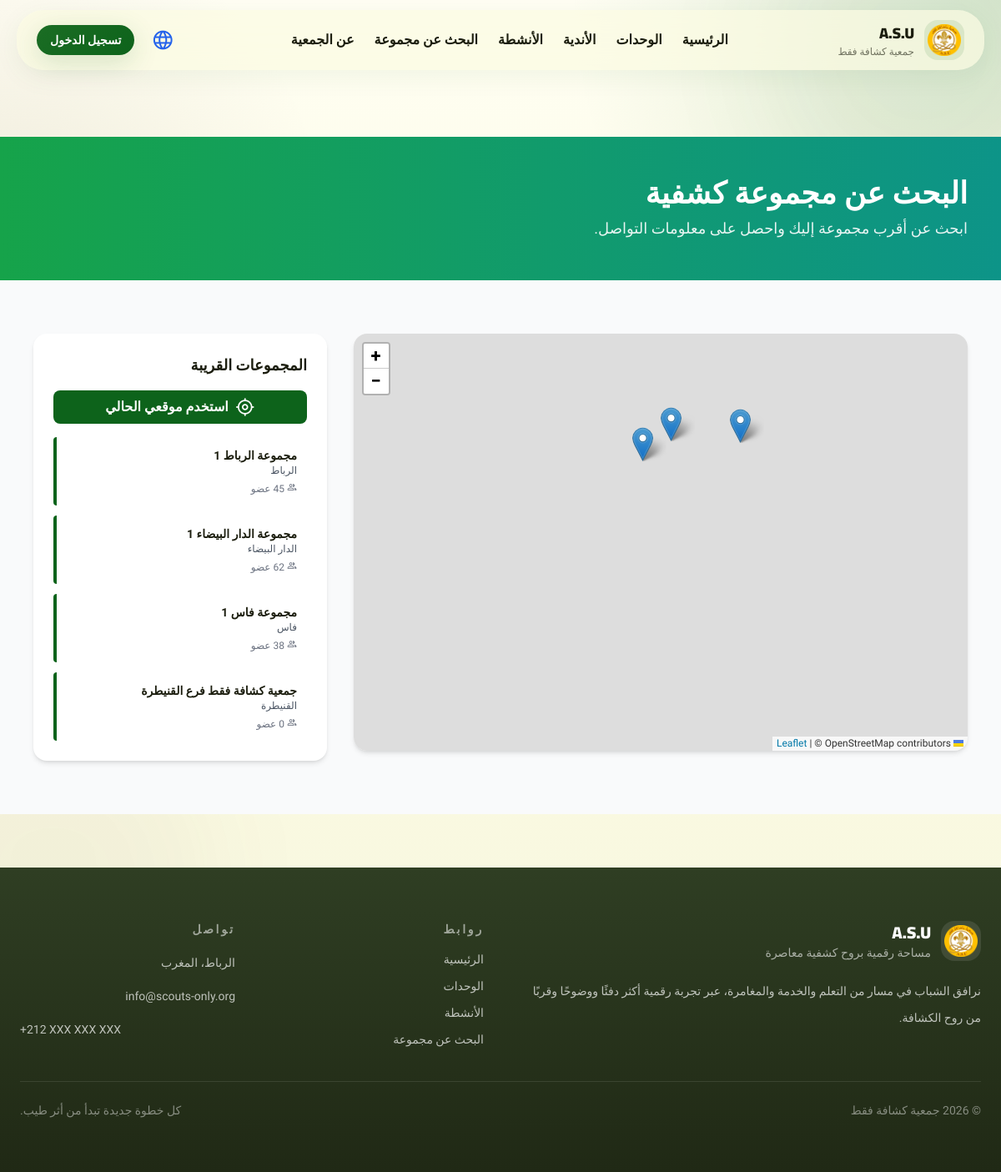
Screenshot of /find-group with the database file from the repository.
### models.py (models this page shows)
class Group(db.Model):
    __tablename__ = 'groups'
    id = db.Column(db.String(36), primary_key=True, default=lambda: str(uuid.uuid4()))
    name = db.Column(db.String(120), nullable=False)
    city_ar = db.Column(db.String(100), nullable=False)
    city_en = db.Column(db.String(100), nullable=False)
    latitude = db.Column(db.Float, nullable=False)
    longitude = db.Column(db.Float, nullable=False)
    address = db.Column(db.Text)
    phone = db.Column(db.String(20))
    email = db.Column(db.String(120))
    leader_name = db.Column(db.String(120))
    leader_phone = db.Column(db.String(20))
    members_count = db.Column(db.Integer, default=0)
    units_active = db.Column(db.String(200))  # CSV of unit types
    created_at = db.Column(db.DateTime, default=datetime.utcnow)
    updated_at = db.Column(db.DateTime, default=datetime.utcnow, onupdate=datetime.utcnow)
    def to_dict(self):
        return {
            'id': self.id,
            'name': self.name,
            'city': {
                'ar': self.city_ar,
                'en': self.city_en
            },
            'latitude': self.latitude,
            'longitude': self.longitude,
            'address': self.address,
            'phone': self.phone,
            'email': self.email,
            'leader_name': self.leader_name,
            'leader_phone': self.leader_phone,
            'members_count': self.members_count,
            'units_active': self.units_active
        }

### app.py (the view)
@app.route('/find-group')
def find_group():
    groups = Group.query.all()
    groups_json = [group.to_dict() for group in groups]
    return render_template('find_group.html', groups=groups_json)

### app.py (called while the page is built)
def get_locale():
    supported = app.config['BABEL_SUPPORTED_LOCALES']
    lang = request.args.get('lang')
    if lang in supported:
        return lang
    lang = session.get('lang')
    if lang in supported:
        return lang
    return request.accept_languages.best_match(supported) or app.config['BABEL_DEFAULT_LOCALE']

@app.before_request
def persist_requested_locale():
    lang = request.args.get('lang')
    if lang in app.config['BABEL_SUPPORTED_LOCALES']:
        session['lang'] = lang

@app.context_processor
def inject_locale():
    return {
        'get_locale': get_locale,
        'translate_field': get_translated_field,
        'current_lang': get_locale(),
        'supported_langs': app.config['BABEL_SUPPORTED_LOCALES']
    }

### templates/find_group.html (shortened to what this page needs)
{% extends "base.html" %}
{% set page = ui.get(current_lang, ui['ar']) %}
{% block extra_head %}
<link rel="stylesheet" href="https://unpkg.com/leaflet@1.9.4/dist/leaflet.css" />
{% endblock %}
{% block content %}
<section class="bg-gradient-to-r from-green-600 to-teal-600 py-12 text-white">
    <div class="mx-auto max-w-6xl px-4">
        <h1 class="mb-2 text-4xl font-black">{{ page.page_title }}</h1>
        <p class="text-lg opacity-90">{{ page.page_copy }}</p>
    </div>
</section>
<section class="bg-gray-50 py-16">
    <div class="mx-auto max-w-6xl px-4">
        <div class="grid gap-8 md:grid-cols-3">
            <div class="md:col-span-2">
                <div class="overflow-hidden rounded-2xl bg-white shadow-md">
                    <div id="map" style="height: 500px;"></div>
                </div>
            </div>
            <div>
                <div class="sticky top-20 rounded-2xl bg-white p-6 shadow-md">
                    <h2 class="mb-4 text-lg font-bold">{{ page.nearby_groups }}</h2>
                    <button onclick="getUserLocation()" class="mb-4 flex w-full items-center justify-center gap-2 rounded-lg bg-primary py-2 font-bold text-white transition-colors hover:bg-primary/90">
                        <span class="material-symbols-outlined">my_location</span>
                        {{ page.use_location }}
                    </button>
                    <div id="groups-list" class="max-h-96 space-y-3 overflow-y-auto">
                        {% for group in groups %}
                        <div class="cursor-pointer rounded border-l-4 border-primary p-3 hover:bg-gray-50" onclick="highlightGroup('{{ group.id }}')">
                            <h3 class="text-sm font-bold">{{ group.name }}</h3>
                            <p class="text-xs text-gray-600">{{ group.city.ar if group.city is mapping else group.city_ar }}</p>
                            <p class="mt-1 text-xs text-gray-500">
                                <span class="material-symbols-outlined text-xs">people</span>
                                {{ group.members_count }} {{ page.members }}
                            </p>
                        </div>
                        {% endfor %}
                    </div>
                </div>
            </div>
        </div>
    </div>
</section>
{% endblock %}

### static/css/styles.css (style rules this page uses)
body { font-family: 'Cairo', sans-serif; }

### templates/base.html (style rules this page uses)
:root { --primary: #0d631b; --primary-container: #2e7d32; --secondary: #77574d; --surface: #fbfbe2; --surface-low: #f5f5dc; --surface-high: #f0efd3; --surface-highest: #fffef3; --on-surface: #1b1d0e; --ghost-border: rgba(191, 202, 186, 0.15); --glass: rgba(251, 251, 226, 0.72); --shadow-soft: 0 8px 32px rgba(13, 99, 27, 0.06); }
* { font-family: 'Almarai', 'Cairo', sans-serif; }
html { scroll-behavior: smooth; }
body { background: radial-gradient(circle at top right, rgba(46, 125, 50, 0.16), transparent 28%), radial-gradient(circle at left 20%, rgba(119, 87, 77, 0.10), transparent 24%), linear-gradient(180deg, #fffef3 0%, var(--surface) 42%, #f7f6df 100%); color: var(--on-surface); }
.material-symbols-outlined { font-variation-settings: 'FILL' 0, 'wght' 350, 'GRAD' 0, 'opsz' 24; }

### rows the page displays
Group: name "مجموعة الرباط 1", city "الرباط", members_count "45", members "عضو"
Group: name "مجموعة الدار البيضاء 1", city "الدار البيضاء", members "عضو"
Group: name "مجموعة فاس 1", city "فاس", members "عضو"
Group: name "جمعية كشافة فقط فرع القنيطرة", city "القنيطرة", members "عضو"

### other values shown
{{ text.brand_name }} "جمعية كشافة فقط"
{{ text.nav_home }} "الرئيسية"
{{ text.nav_units }} "الوحدات"
{{ text.nav_clubs }} "الأندية"
{{ text.nav_activities }} "الأنشطة"
{{ text.nav_find_group }} "البحث عن مجموعة"
{{ text.nav_about }} "عن الجمعية"
{{ text.login }} "تسجيل الدخول"
{{ page.page_title }} "البحث عن مجموعة كشفية"
{{ page.page_copy }} "ابحث عن أقرب مجموعة إليك واحصل على معلومات التواصل."
{{ page.nearby_groups }} "المجموعات القريبة"
{{ page.use_location }} "استخدم موقعي الحالي"
{{ text.footer_tagline }} "مساحة رقمية بروح كشفية معاصرة"
{{ text.footer_copy }} "نرافق الشباب في مسار من التعلم والخدمة والمغامرة، عبر تجربة رقمية أكثر دفئًا ووضوحًا وقربًا من روح الكشافة."
{{ text.links }} "روابط"
